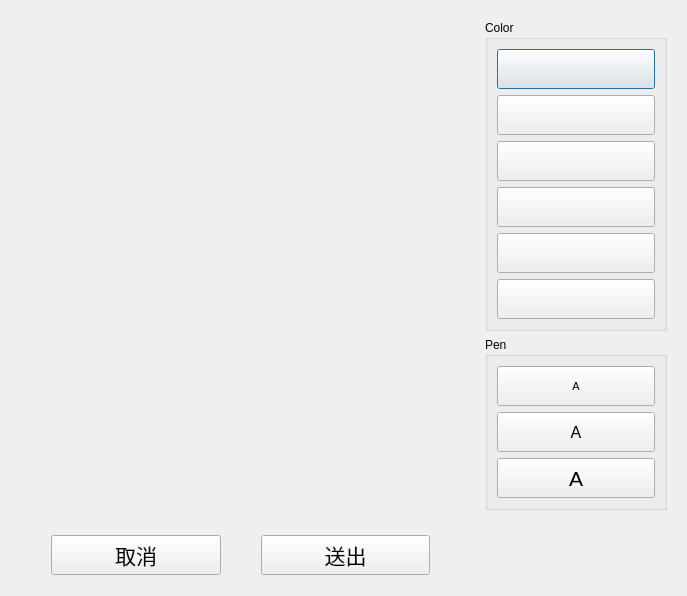
<?xml version="1.0" encoding="UTF-8"?>
<ui version="4.0">
 <class>DialogPainter</class>
 <widget class="QDialog" name="DialogPainter">
  <property name="geometry">
   <rect>
    <x>0</x>
    <y>0</y>
    <width>687</width>
    <height>516</height>
   </rect>
  </property>
  <property name="windowTitle">
   <string>Dialog</string>
  </property>
  <layout class="QGridLayout" name="gridLayout">
   <item row="0" column="0">
    <widget class="CPainter" name="wContent" native="true"/>
   </item>
   <item row="0" column="1">
    <widget class="QWidget" name="wOption" native="true">
     <property name="sizePolicy">
      <sizepolicy hsizetype="Maximum" vsizetype="Preferred">
       <horstretch>0</horstretch>
       <verstretch>0</verstretch>
      </sizepolicy>
     </property>
     <property name="maximumSize">
      <size>
       <width>200</width>
       <height>16777215</height>
      </size>
     </property>
     <layout class="QVBoxLayout" name="verticalLayout">
      <item>
       <widget class="QGroupBox" name="groupBox">
        <property name="title">
         <string>Color</string>
        </property>
        <layout class="QVBoxLayout" name="verticalLayout_2">
         <item>
          <widget class="QPushButton" name="btnBlack">
           <property name="minimumSize">
            <size>
             <width>0</width>
             <height>40</height>
            </size>
           </property>
           <property name="styleSheet">
            <string notr="true">QPushButton{ border-radius: 15px;  border: 1px groove gray; border-style: outset;background-color: rgb(0, 0, 0);}
QPushButton:checked{border-radius: 15px;  border: 8px groove gray; border-style: outset;background-color: rgb(0, 0, 0);};</string>
           </property>
           <property name="text">
            <string/>
           </property>
           <property name="checkable">
            <bool>true</bool>
           </property>
          </widget>
         </item>
         <item>
          <widget class="QPushButton" name="btnGray">
           <property name="minimumSize">
            <size>
             <width>0</width>
             <height>40</height>
            </size>
           </property>
           <property name="styleSheet">
            <string notr="true">
QPushButton{ border-radius: 15px;  border: 1px groove gray; border-style: outset;background-color: rgb(80,80, 80);}
QPushButton:checked{border-radius: 15px;  border: 8px groove gray; border-style: outset;background-color: rgb(80, 80, 80);};</string>
           </property>
           <property name="text">
            <string/>
           </property>
           <property name="checkable">
            <bool>true</bool>
           </property>
          </widget>
         </item>
         <item>
          <widget class="QPushButton" name="btnRed">
           <property name="minimumSize">
            <size>
             <width>0</width>
             <height>40</height>
            </size>
           </property>
           <property name="styleSheet">
            <string notr="true">QPushButton{ border-radius: 15px;  border: 1px groove gray; border-style: outset;background-color: rgb(255,0, 0);}
QPushButton:checked{border-radius: 15px;  border: 8px groove gray; border-style: outset;background-color: rgb(255, 0, 0);};</string>
           </property>
           <property name="text">
            <string/>
           </property>
           <property name="checkable">
            <bool>true</bool>
           </property>
          </widget>
         </item>
         <item>
          <widget class="QPushButton" name="btnGreen">
           <property name="minimumSize">
            <size>
             <width>0</width>
             <height>40</height>
            </size>
           </property>
           <property name="styleSheet">
            <string notr="true">QPushButton{ border-radius: 15px;  border: 1px groove gray; border-style: outset;background-color: rgb(0,255, 0);}
QPushButton:checked{border-radius: 15px;  border:8px groove gray; border-style: outset;background-color: rgb(0, 255, 0);};</string>
           </property>
           <property name="text">
            <string/>
           </property>
           <property name="checkable">
            <bool>true</bool>
           </property>
          </widget>
         </item>
         <item>
          <widget class="QPushButton" name="btnBlue">
           <property name="minimumSize">
            <size>
             <width>0</width>
             <height>40</height>
            </size>
           </property>
           <property name="styleSheet">
            <string notr="true">QPushButton{ border-radius: 15px;  border: 1px groove gray; border-style: outset;background-color: rgb(0,0, 255);}
QPushButton:checked{border-radius: 15px;  border: 8px groove gray; border-style: outset;background-color: rgb(0, 0, 255);};</string>
           </property>
           <property name="text">
            <string/>
           </property>
           <property name="checkable">
            <bool>true</bool>
           </property>
          </widget>
         </item>
         <item>
          <widget class="QPushButton" name="btnWhite">
           <property name="minimumSize">
            <size>
             <width>0</width>
             <height>40</height>
            </size>
           </property>
           <property name="styleSheet">
            <string notr="true">QPushButton{ border-radius: 15px;  border: 1px groove gray; border-style: outset;background-color: rgb(255,255, 255);}
QPushButton:checked{border-radius: 15px;  border: 8px groove gray; border-style: outset;background-color: rgb(255, 255, 255);};</string>
           </property>
           <property name="text">
            <string/>
           </property>
           <property name="checkable">
            <bool>true</bool>
           </property>
          </widget>
         </item>
        </layout>
       </widget>
      </item>
      <item>
       <widget class="QGroupBox" name="groupBox_2">
        <property name="title">
         <string>Pen</string>
        </property>
        <layout class="QVBoxLayout" name="verticalLayout_3">
         <item>
          <widget class="QPushButton" name="btnS">
           <property name="minimumSize">
            <size>
             <width>0</width>
             <height>40</height>
            </size>
           </property>
           <property name="font">
            <font>
             <pointsize>8</pointsize>
            </font>
           </property>
           <property name="focusPolicy">
            <enum>Qt::NoFocus</enum>
           </property>
           <property name="styleSheet">
            <string notr="true">QPushButton{ border-radius: 15px;  border: 1px groove gray; border-style: outset;background-color: rgb(225,225, 225);}
QPushButton:checked{border-radius: 15px;  border: 8px groove gray; border-style: outset;background-color: rgb(180, 180, 180);};</string>
           </property>
           <property name="text">
            <string>A</string>
           </property>
           <property name="checkable">
            <bool>true</bool>
           </property>
          </widget>
         </item>
         <item>
          <widget class="QPushButton" name="btnM">
           <property name="minimumSize">
            <size>
             <width>0</width>
             <height>40</height>
            </size>
           </property>
           <property name="font">
            <font>
             <pointsize>12</pointsize>
            </font>
           </property>
           <property name="focusPolicy">
            <enum>Qt::NoFocus</enum>
           </property>
           <property name="styleSheet">
            <string notr="true">QPushButton{ border-radius: 15px;  border: 1px groove gray; border-style: outset;background-color: rgb(225,225, 225);}
QPushButton:checked{border-radius: 15px;  border: 8px groove gray; border-style: outset;background-color: rgb(180, 180, 180);};</string>
           </property>
           <property name="text">
            <string>A</string>
           </property>
           <property name="checkable">
            <bool>true</bool>
           </property>
           <property name="checked">
            <bool>false</bool>
           </property>
          </widget>
         </item>
         <item>
          <widget class="QPushButton" name="btnL">
           <property name="minimumSize">
            <size>
             <width>0</width>
             <height>40</height>
            </size>
           </property>
           <property name="font">
            <font>
             <pointsize>16</pointsize>
             <kerning>true</kerning>
            </font>
           </property>
           <property name="focusPolicy">
            <enum>Qt::NoFocus</enum>
           </property>
           <property name="styleSheet">
            <string notr="true">QPushButton{ border-radius: 15px;  border: 1px groove gray; border-style: outset;background-color: rgb(225,225, 225);}
QPushButton:checked{border-radius: 15px;  border: 8px groove gray; border-style: outset;background-color: rgb(180, 180, 180);};</string>
           </property>
           <property name="text">
            <string>A</string>
           </property>
           <property name="checkable">
            <bool>true</bool>
           </property>
          </widget>
         </item>
        </layout>
       </widget>
      </item>
     </layout>
    </widget>
   </item>
   <item row="1" column="0">
    <widget class="QWidget" name="widget" native="true">
     <property name="minimumSize">
      <size>
       <width>0</width>
       <height>60</height>
      </size>
     </property>
     <layout class="QHBoxLayout" name="horizontalLayout">
      <property name="spacing">
       <number>40</number>
      </property>
      <property name="leftMargin">
       <number>40</number>
      </property>
      <property name="rightMargin">
       <number>40</number>
      </property>
      <item>
       <widget class="QPushButton" name="btnCancel">
        <property name="font">
         <font>
          <pointsize>16</pointsize>
         </font>
        </property>
        <property name="focusPolicy">
         <enum>Qt::NoFocus</enum>
        </property>
        <property name="text">
         <string>取消</string>
        </property>
       </widget>
      </item>
      <item>
       <widget class="QPushButton" name="btnSend">
        <property name="font">
         <font>
          <pointsize>16</pointsize>
         </font>
        </property>
        <property name="focusPolicy">
         <enum>Qt::NoFocus</enum>
        </property>
        <property name="text">
         <string>送出</string>
        </property>
       </widget>
      </item>
     </layout>
    </widget>
   </item>
  </layout>
 </widget>
 <customwidgets>
  <customwidget>
   <class>CPainter</class>
   <extends>QWidget</extends>
   <header>DialogPainter.h</header>
   <container>1</container>
  </customwidget>
 </customwidgets>
 <resources/>
 <connections/>
</ui>
